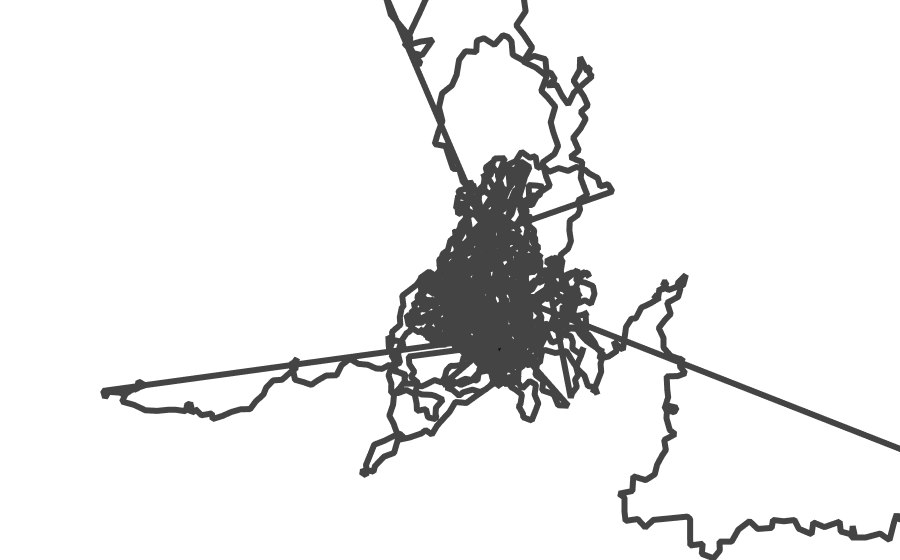

Notebook source saved alongside this figure:
### Code cell
coords_n = CDT.extract_coords('newFitData/shock_protein_12/without_dimer_constr_cor/mol1Substep_1_10.dat')
# x_lst, y_lst, z_lst, color_lst = CDT.smooth_me(coords_n[0], secondarysplit[0], oversample=5)
structure_fig = CDT.line_plotly(coords_n[:,0], coords_n[:,1], coords_n[:,2], ['black'], outline=False)
structure_fig.update_layout(height=600)
structure_fig.show()

### Figure 1 — Plotly figure (JSON) as saved in the notebook; plotly's stock layout.template omitted (floating-point values rounded to 4 significant figures; data arrays with more than 128 entries replaced by an {"elided": "..."} marker saying what was removed)
{"data": [{"line": {"color": ["black"], "width": 12}, "mode": "lines", "showlegend": false, "type": "scatter3d", "x": {"elided": "1896 float values"}, "y": {"elided": "1896 float values"}, "z": {"elided": "1896 float values"}}], "layout": {"autosize": true, "margin": {"b": 0, "l": 0, "r": 0, "t": 0}, "scene": {"aspectmode": "manual", "aspectratio": {"x": 1, "y": 1, "z": 1}, "camera": {"center": {"x": 0, "y": 0, "z": 0}, "eye": {"x": 0.2978, "y": 0.7665, "z": 0.3307}, "projection": {"type": "perspective"}, "up": {"x": 0, "y": 0, "z": 1}}, "xaxis": {"gridcolor": "white", "nticks": 0, "showbackground": false, "showticklabels": false, "title": {"text": ""}, "type": "linear", "zerolinecolor": "white"}, "yaxis": {"gridcolor": "white", "nticks": 0, "showbackground": false, "showticklabels": false, "title": {"text": ""}, "type": "linear", "zerolinecolor": "white"}, "zaxis": {"gridcolor": "white", "nticks": 0, "showbackground": false, "showticklabels": false, "title": {"text": ""}, "type": "linear", "zerolinecolor": "white"}}, "showlegend": false}}
